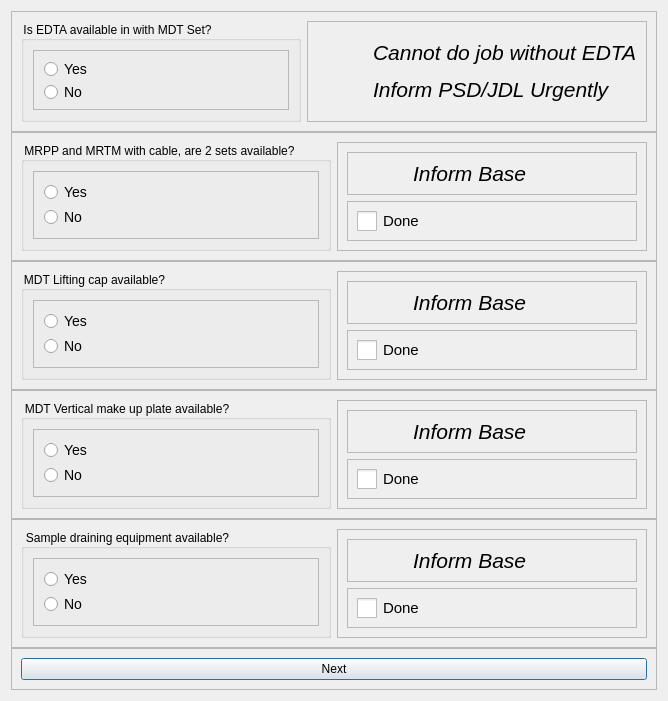
<?xml version="1.0" encoding="UTF-8"?>
<ui version="4.0">
 <class>Dialog</class>
 <widget class="QDialog" name="Dialog">
  <property name="geometry">
   <rect>
    <x>0</x>
    <y>0</y>
    <width>657</width>
    <height>698</height>
   </rect>
  </property>
  <property name="windowTitle">
   <string>Dialog</string>
  </property>
  <layout class="QVBoxLayout" name="verticalLayout_9">
   <property name="spacing">
    <number>0</number>
   </property>
   <item>
    <widget class="QFrame" name="frame_9">
     <property name="frameShape">
      <enum>QFrame::Shape::StyledPanel</enum>
     </property>
     <property name="frameShadow">
      <enum>QFrame::Shadow::Raised</enum>
     </property>
     <layout class="QHBoxLayout" name="horizontalLayout">
      <item>
       <widget class="QGroupBox" name="groupBox_1">
        <property name="minimumSize">
         <size>
          <width>280</width>
          <height>0</height>
         </size>
        </property>
        <property name="styleSheet">
         <string notr="true">QGroupBox::title {
    font-size: 16px;
}
</string>
        </property>
        <property name="title">
         <string>Is EDTA available in with MDT Set?</string>
        </property>
        <property name="checkable">
         <bool>false</bool>
        </property>
        <property name="checked">
         <bool>false</bool>
        </property>
        <layout class="QVBoxLayout" name="verticalLayout_11">
         <item>
          <widget class="QFrame" name="Radio_Frame_1">
           <property name="frameShape">
            <enum>QFrame::Shape::StyledPanel</enum>
           </property>
           <property name="frameShadow">
            <enum>QFrame::Shadow::Raised</enum>
           </property>
           <layout class="QVBoxLayout" name="verticalLayout_12">
            <item>
             <widget class="QRadioButton" name="radioButton_1">
              <property name="styleSheet">
               <string notr="true">QRadioButton{
    font-size: 14px; /* Larger text */
}
QRadioButton::indicator {
    width: 15px; /* Larger checkbox square */
    height: 15px; /* Larger checkbox square */
}</string>
              </property>
              <property name="text">
               <string>Yes</string>
              </property>
             </widget>
            </item>
            <item>
             <widget class="QRadioButton" name="radioButton_2">
              <property name="styleSheet">
               <string notr="true">QRadioButton{
    font-size: 14px; /* Larger text */
}
QRadioButton::indicator {
    width: 15px; /* Larger checkbox square */
    height: 15px; /* Larger checkbox square */
}</string>
              </property>
              <property name="text">
               <string>No</string>
              </property>
             </widget>
            </item>
           </layout>
          </widget>
         </item>
        </layout>
       </widget>
      </item>
      <item>
       <widget class="QFrame" name="frame_12">
        <property name="frameShape">
         <enum>QFrame::Shape::StyledPanel</enum>
        </property>
        <property name="frameShadow">
         <enum>QFrame::Shadow::Raised</enum>
        </property>
        <layout class="QHBoxLayout" name="horizontalLayout_7">
         <property name="spacing">
          <number>15</number>
         </property>
         <property name="topMargin">
          <number>0</number>
         </property>
         <property name="bottomMargin">
          <number>0</number>
         </property>
         <item>
          <widget class="QLabel" name="label_12">
           <property name="minimumSize">
            <size>
             <width>41</width>
             <height>41</height>
            </size>
           </property>
           <property name="maximumSize">
            <size>
             <width>41</width>
             <height>41</height>
            </size>
           </property>
           <property name="text">
            <string/>
           </property>
           <property name="pixmap">
            <pixmap resource="../../Images.qrc">:/Images/Icons/risk-icon.png</pixmap>
           </property>
           <property name="scaledContents">
            <bool>true</bool>
           </property>
          </widget>
         </item>
         <item>
          <widget class="QLabel" name="label_13">
           <property name="text">
            <string>&lt;html&gt;&lt;head/&gt;&lt;body&gt;&lt;p&gt;&lt;span style=&quot; font-size:16pt; font-style:italic;&quot;&gt;Cannot do job without EDTA&lt;/span&gt;&lt;/p&gt;&lt;p&gt;&lt;span style=&quot; font-size:16pt; font-style:italic;&quot;&gt;Inform PSD/JDL Urgently&lt;/span&gt;&lt;/p&gt;&lt;/body&gt;&lt;/html&gt;</string>
           </property>
          </widget>
         </item>
        </layout>
       </widget>
      </item>
     </layout>
    </widget>
   </item>
   <item>
    <widget class="QFrame" name="frame_10">
     <property name="frameShape">
      <enum>QFrame::Shape::StyledPanel</enum>
     </property>
     <property name="frameShadow">
      <enum>QFrame::Shadow::Raised</enum>
     </property>
     <layout class="QHBoxLayout" name="horizontalLayout_2">
      <item>
       <widget class="QGroupBox" name="groupBox_2">
        <property name="styleSheet">
         <string notr="true">QGroupBox::title {
    font-size: 16px;
}
</string>
        </property>
        <property name="title">
         <string>MRPP and MRTM with cable, are 2 sets available?</string>
        </property>
        <property name="checkable">
         <bool>false</bool>
        </property>
        <property name="checked">
         <bool>false</bool>
        </property>
        <layout class="QVBoxLayout" name="verticalLayout_13">
         <item>
          <widget class="QFrame" name="Radio_Frame_2">
           <property name="frameShape">
            <enum>QFrame::Shape::StyledPanel</enum>
           </property>
           <property name="frameShadow">
            <enum>QFrame::Shadow::Raised</enum>
           </property>
           <layout class="QVBoxLayout" name="verticalLayout_14">
            <item>
             <widget class="QRadioButton" name="radioButton_3">
              <property name="styleSheet">
               <string notr="true">QRadioButton{
    font-size: 14px; /* Larger text */
}
QRadioButton::indicator {
    width: 15px; /* Larger checkbox square */
    height: 15px; /* Larger checkbox square */
}</string>
              </property>
              <property name="text">
               <string>Yes</string>
              </property>
             </widget>
            </item>
            <item>
             <widget class="QRadioButton" name="radioButton_4">
              <property name="styleSheet">
               <string notr="true">QRadioButton{
    font-size: 14px; /* Larger text */
}
QRadioButton::indicator {
    width: 15px; /* Larger checkbox square */
    height: 15px; /* Larger checkbox square */
}</string>
              </property>
              <property name="text">
               <string>No</string>
              </property>
             </widget>
            </item>
           </layout>
          </widget>
         </item>
        </layout>
       </widget>
      </item>
      <item>
       <widget class="QFrame" name="frame_2">
        <property name="frameShape">
         <enum>QFrame::Shape::StyledPanel</enum>
        </property>
        <property name="frameShadow">
         <enum>QFrame::Shadow::Raised</enum>
        </property>
        <layout class="QVBoxLayout" name="verticalLayout_2">
         <item>
          <widget class="QFrame" name="frame_13">
           <property name="frameShape">
            <enum>QFrame::Shape::StyledPanel</enum>
           </property>
           <property name="frameShadow">
            <enum>QFrame::Shadow::Raised</enum>
           </property>
           <layout class="QHBoxLayout" name="horizontalLayout_8">
            <property name="spacing">
             <number>15</number>
            </property>
            <property name="topMargin">
             <number>0</number>
            </property>
            <property name="bottomMargin">
             <number>0</number>
            </property>
            <item>
             <widget class="QLabel" name="label_14">
              <property name="minimumSize">
               <size>
                <width>41</width>
                <height>41</height>
               </size>
              </property>
              <property name="maximumSize">
               <size>
                <width>41</width>
                <height>41</height>
               </size>
              </property>
              <property name="text">
               <string/>
              </property>
              <property name="pixmap">
               <pixmap resource="../../Images.qrc">:/Images/Icons/risk-icon.png</pixmap>
              </property>
              <property name="scaledContents">
               <bool>true</bool>
              </property>
             </widget>
            </item>
            <item>
             <widget class="QLabel" name="label_15">
              <property name="text">
               <string>&lt;html&gt;&lt;head/&gt;&lt;body&gt;&lt;p&gt;&lt;span style=&quot; font-size:16pt; font-style:italic;&quot;&gt;Inform Base&lt;/span&gt;&lt;/p&gt;&lt;/body&gt;&lt;/html&gt;</string>
              </property>
             </widget>
            </item>
           </layout>
          </widget>
         </item>
         <item>
          <widget class="QFrame" name="frame">
           <property name="frameShape">
            <enum>QFrame::Shape::StyledPanel</enum>
           </property>
           <property name="frameShadow">
            <enum>QFrame::Shadow::Raised</enum>
           </property>
           <layout class="QVBoxLayout" name="verticalLayout">
            <item>
             <widget class="QCheckBox" name="checkBox_1">
              <property name="enabled">
               <bool>true</bool>
              </property>
              <property name="styleSheet">
               <string notr="true">QCheckBox {
    font-size: 15px; /* Larger text */
}
QCheckBox::indicator {
    width: 20px; /* Larger checkbox square */
    height: 20px; /* Larger checkbox square */
}</string>
              </property>
              <property name="text">
               <string>Done</string>
              </property>
             </widget>
            </item>
           </layout>
          </widget>
         </item>
        </layout>
       </widget>
      </item>
     </layout>
    </widget>
   </item>
   <item>
    <widget class="QFrame" name="frame_11">
     <property name="minimumSize">
      <size>
       <width>0</width>
       <height>0</height>
      </size>
     </property>
     <property name="frameShape">
      <enum>QFrame::Shape::StyledPanel</enum>
     </property>
     <property name="frameShadow">
      <enum>QFrame::Shadow::Raised</enum>
     </property>
     <layout class="QHBoxLayout" name="horizontalLayout_3">
      <item>
       <widget class="QGroupBox" name="groupBox_3">
        <property name="minimumSize">
         <size>
          <width>280</width>
          <height>0</height>
         </size>
        </property>
        <property name="styleSheet">
         <string notr="true">QGroupBox::title {
    font-size: 16px;
}
</string>
        </property>
        <property name="title">
         <string>MDT Lifting cap available?</string>
        </property>
        <property name="checkable">
         <bool>false</bool>
        </property>
        <property name="checked">
         <bool>false</bool>
        </property>
        <layout class="QVBoxLayout" name="verticalLayout_15">
         <item>
          <widget class="QFrame" name="Radio_Frame_3">
           <property name="frameShape">
            <enum>QFrame::Shape::StyledPanel</enum>
           </property>
           <property name="frameShadow">
            <enum>QFrame::Shadow::Raised</enum>
           </property>
           <layout class="QVBoxLayout" name="verticalLayout_16">
            <item>
             <widget class="QRadioButton" name="radioButton_5">
              <property name="styleSheet">
               <string notr="true">QRadioButton{
    font-size: 14px; /* Larger text */
}
QRadioButton::indicator {
    width: 15px; /* Larger checkbox square */
    height: 15px; /* Larger checkbox square */
}</string>
              </property>
              <property name="text">
               <string>Yes</string>
              </property>
             </widget>
            </item>
            <item>
             <widget class="QRadioButton" name="radioButton_6">
              <property name="styleSheet">
               <string notr="true">QRadioButton{
    font-size: 14px; /* Larger text */
}
QRadioButton::indicator {
    width: 15px; /* Larger checkbox square */
    height: 15px; /* Larger checkbox square */
}</string>
              </property>
              <property name="text">
               <string>No</string>
              </property>
             </widget>
            </item>
           </layout>
          </widget>
         </item>
        </layout>
       </widget>
      </item>
      <item>
       <widget class="QFrame" name="frame_3">
        <property name="frameShape">
         <enum>QFrame::Shape::StyledPanel</enum>
        </property>
        <property name="frameShadow">
         <enum>QFrame::Shadow::Raised</enum>
        </property>
        <layout class="QVBoxLayout" name="verticalLayout_3">
         <item>
          <widget class="QFrame" name="frame_14">
           <property name="frameShape">
            <enum>QFrame::Shape::StyledPanel</enum>
           </property>
           <property name="frameShadow">
            <enum>QFrame::Shadow::Raised</enum>
           </property>
           <layout class="QHBoxLayout" name="horizontalLayout_9">
            <property name="spacing">
             <number>15</number>
            </property>
            <property name="topMargin">
             <number>0</number>
            </property>
            <property name="bottomMargin">
             <number>0</number>
            </property>
            <item>
             <widget class="QLabel" name="label_16">
              <property name="minimumSize">
               <size>
                <width>41</width>
                <height>41</height>
               </size>
              </property>
              <property name="maximumSize">
               <size>
                <width>41</width>
                <height>41</height>
               </size>
              </property>
              <property name="text">
               <string/>
              </property>
              <property name="pixmap">
               <pixmap resource="../../Images.qrc">:/Images/Icons/risk-icon.png</pixmap>
              </property>
              <property name="scaledContents">
               <bool>true</bool>
              </property>
             </widget>
            </item>
            <item>
             <widget class="QLabel" name="label_17">
              <property name="text">
               <string>&lt;html&gt;&lt;head/&gt;&lt;body&gt;&lt;p&gt;&lt;span style=&quot; font-size:16pt; font-style:italic;&quot;&gt;Inform Base&lt;/span&gt;&lt;/p&gt;&lt;/body&gt;&lt;/html&gt;</string>
              </property>
             </widget>
            </item>
           </layout>
          </widget>
         </item>
         <item>
          <widget class="QFrame" name="frame_4">
           <property name="frameShape">
            <enum>QFrame::Shape::StyledPanel</enum>
           </property>
           <property name="frameShadow">
            <enum>QFrame::Shadow::Raised</enum>
           </property>
           <layout class="QVBoxLayout" name="verticalLayout_4">
            <item>
             <widget class="QCheckBox" name="checkBox_2">
              <property name="enabled">
               <bool>true</bool>
              </property>
              <property name="styleSheet">
               <string notr="true">QCheckBox {
    font-size: 15px; /* Larger text */
}
QCheckBox::indicator {
    width: 20px; /* Larger checkbox square */
    height: 20px; /* Larger checkbox square */
}</string>
              </property>
              <property name="text">
               <string>Done</string>
              </property>
             </widget>
            </item>
           </layout>
          </widget>
         </item>
        </layout>
       </widget>
      </item>
     </layout>
    </widget>
   </item>
   <item>
    <widget class="QFrame" name="frame_17">
     <property name="frameShape">
      <enum>QFrame::Shape::StyledPanel</enum>
     </property>
     <property name="frameShadow">
      <enum>QFrame::Shadow::Raised</enum>
     </property>
     <layout class="QHBoxLayout" name="horizontalLayout_4">
      <item>
       <widget class="QGroupBox" name="groupBox_4">
        <property name="minimumSize">
         <size>
          <width>280</width>
          <height>0</height>
         </size>
        </property>
        <property name="styleSheet">
         <string notr="true">QGroupBox::title {
    font-size: 16px;
}
</string>
        </property>
        <property name="title">
         <string>MDT Vertical make up plate available?</string>
        </property>
        <property name="checkable">
         <bool>false</bool>
        </property>
        <property name="checked">
         <bool>false</bool>
        </property>
        <layout class="QVBoxLayout" name="verticalLayout_17">
         <item>
          <widget class="QFrame" name="Radio_Frame_4">
           <property name="frameShape">
            <enum>QFrame::Shape::StyledPanel</enum>
           </property>
           <property name="frameShadow">
            <enum>QFrame::Shadow::Raised</enum>
           </property>
           <layout class="QVBoxLayout" name="verticalLayout_18">
            <item>
             <widget class="QRadioButton" name="radioButton_7">
              <property name="styleSheet">
               <string notr="true">QRadioButton{
    font-size: 14px; /* Larger text */
}
QRadioButton::indicator {
    width: 15px; /* Larger checkbox square */
    height: 15px; /* Larger checkbox square */
}</string>
              </property>
              <property name="text">
               <string>Yes</string>
              </property>
             </widget>
            </item>
            <item>
             <widget class="QRadioButton" name="radioButton_8">
              <property name="styleSheet">
               <string notr="true">QRadioButton{
    font-size: 14px; /* Larger text */
}
QRadioButton::indicator {
    width: 15px; /* Larger checkbox square */
    height: 15px; /* Larger checkbox square */
}</string>
              </property>
              <property name="text">
               <string>No</string>
              </property>
             </widget>
            </item>
           </layout>
          </widget>
         </item>
        </layout>
       </widget>
      </item>
      <item>
       <widget class="QFrame" name="frame_5">
        <property name="frameShape">
         <enum>QFrame::Shape::StyledPanel</enum>
        </property>
        <property name="frameShadow">
         <enum>QFrame::Shadow::Raised</enum>
        </property>
        <layout class="QVBoxLayout" name="verticalLayout_5">
         <item>
          <widget class="QFrame" name="frame_15">
           <property name="frameShape">
            <enum>QFrame::Shape::StyledPanel</enum>
           </property>
           <property name="frameShadow">
            <enum>QFrame::Shadow::Raised</enum>
           </property>
           <layout class="QHBoxLayout" name="horizontalLayout_10">
            <property name="spacing">
             <number>15</number>
            </property>
            <property name="topMargin">
             <number>0</number>
            </property>
            <property name="bottomMargin">
             <number>0</number>
            </property>
            <item>
             <widget class="QLabel" name="label_18">
              <property name="minimumSize">
               <size>
                <width>41</width>
                <height>41</height>
               </size>
              </property>
              <property name="maximumSize">
               <size>
                <width>41</width>
                <height>41</height>
               </size>
              </property>
              <property name="text">
               <string/>
              </property>
              <property name="pixmap">
               <pixmap resource="../../Images.qrc">:/Images/Icons/risk-icon.png</pixmap>
              </property>
              <property name="scaledContents">
               <bool>true</bool>
              </property>
             </widget>
            </item>
            <item>
             <widget class="QLabel" name="label_19">
              <property name="text">
               <string>&lt;html&gt;&lt;head/&gt;&lt;body&gt;&lt;p&gt;&lt;span style=&quot; font-size:16pt; font-style:italic;&quot;&gt;Inform Base&lt;/span&gt;&lt;/p&gt;&lt;/body&gt;&lt;/html&gt;</string>
              </property>
             </widget>
            </item>
           </layout>
          </widget>
         </item>
         <item>
          <widget class="QFrame" name="frame_6">
           <property name="frameShape">
            <enum>QFrame::Shape::StyledPanel</enum>
           </property>
           <property name="frameShadow">
            <enum>QFrame::Shadow::Raised</enum>
           </property>
           <layout class="QVBoxLayout" name="verticalLayout_6">
            <item>
             <widget class="QCheckBox" name="checkBox_3">
              <property name="enabled">
               <bool>true</bool>
              </property>
              <property name="styleSheet">
               <string notr="true">QCheckBox {
    font-size: 15px; /* Larger text */
}
QCheckBox::indicator {
    width: 20px; /* Larger checkbox square */
    height: 20px; /* Larger checkbox square */
}</string>
              </property>
              <property name="text">
               <string>Done</string>
              </property>
             </widget>
            </item>
           </layout>
          </widget>
         </item>
        </layout>
       </widget>
      </item>
     </layout>
    </widget>
   </item>
   <item>
    <widget class="QFrame" name="frame_19">
     <property name="minimumSize">
      <size>
       <width>280</width>
       <height>0</height>
      </size>
     </property>
     <property name="frameShape">
      <enum>QFrame::Shape::StyledPanel</enum>
     </property>
     <property name="frameShadow">
      <enum>QFrame::Shadow::Raised</enum>
     </property>
     <layout class="QHBoxLayout" name="horizontalLayout_5">
      <item>
       <widget class="QGroupBox" name="groupBox_5">
        <property name="styleSheet">
         <string notr="true">QGroupBox::title {
    font-size: 16px;
}
</string>
        </property>
        <property name="title">
         <string>Sample draining equipment available?</string>
        </property>
        <property name="checkable">
         <bool>false</bool>
        </property>
        <property name="checked">
         <bool>false</bool>
        </property>
        <layout class="QVBoxLayout" name="verticalLayout_19">
         <item>
          <widget class="QFrame" name="Radio_Frame_5">
           <property name="frameShape">
            <enum>QFrame::Shape::StyledPanel</enum>
           </property>
           <property name="frameShadow">
            <enum>QFrame::Shadow::Raised</enum>
           </property>
           <layout class="QVBoxLayout" name="verticalLayout_20">
            <item>
             <widget class="QRadioButton" name="radioButton_9">
              <property name="styleSheet">
               <string notr="true">QRadioButton{
    font-size: 14px; /* Larger text */
}
QRadioButton::indicator {
    width: 15px; /* Larger checkbox square */
    height: 15px; /* Larger checkbox square */
}</string>
              </property>
              <property name="text">
               <string>Yes</string>
              </property>
             </widget>
            </item>
            <item>
             <widget class="QRadioButton" name="radioButton_10">
              <property name="styleSheet">
               <string notr="true">QRadioButton{
    font-size: 14px; /* Larger text */
}
QRadioButton::indicator {
    width: 15px; /* Larger checkbox square */
    height: 15px; /* Larger checkbox square */
}</string>
              </property>
              <property name="text">
               <string>No</string>
              </property>
             </widget>
            </item>
           </layout>
          </widget>
         </item>
        </layout>
       </widget>
      </item>
      <item>
       <widget class="QFrame" name="frame_7">
        <property name="frameShape">
         <enum>QFrame::Shape::StyledPanel</enum>
        </property>
        <property name="frameShadow">
         <enum>QFrame::Shadow::Raised</enum>
        </property>
        <layout class="QVBoxLayout" name="verticalLayout_7">
         <item>
          <widget class="QFrame" name="frame_16">
           <property name="frameShape">
            <enum>QFrame::Shape::StyledPanel</enum>
           </property>
           <property name="frameShadow">
            <enum>QFrame::Shadow::Raised</enum>
           </property>
           <layout class="QHBoxLayout" name="horizontalLayout_11">
            <property name="spacing">
             <number>15</number>
            </property>
            <property name="topMargin">
             <number>0</number>
            </property>
            <property name="bottomMargin">
             <number>0</number>
            </property>
            <item>
             <widget class="QLabel" name="label_20">
              <property name="minimumSize">
               <size>
                <width>41</width>
                <height>41</height>
               </size>
              </property>
              <property name="maximumSize">
               <size>
                <width>41</width>
                <height>41</height>
               </size>
              </property>
              <property name="text">
               <string/>
              </property>
              <property name="pixmap">
               <pixmap resource="../../Images.qrc">:/Images/Icons/risk-icon.png</pixmap>
              </property>
              <property name="scaledContents">
               <bool>true</bool>
              </property>
             </widget>
            </item>
            <item>
             <widget class="QLabel" name="label_21">
              <property name="text">
               <string>&lt;html&gt;&lt;head/&gt;&lt;body&gt;&lt;p&gt;&lt;span style=&quot; font-size:16pt; font-style:italic;&quot;&gt;Inform Base&lt;/span&gt;&lt;/p&gt;&lt;/body&gt;&lt;/html&gt;</string>
              </property>
             </widget>
            </item>
           </layout>
          </widget>
         </item>
         <item>
          <widget class="QFrame" name="frame_8">
           <property name="frameShape">
            <enum>QFrame::Shape::StyledPanel</enum>
           </property>
           <property name="frameShadow">
            <enum>QFrame::Shadow::Raised</enum>
           </property>
           <layout class="QVBoxLayout" name="verticalLayout_8">
            <item>
             <widget class="QCheckBox" name="checkBox_4">
              <property name="enabled">
               <bool>true</bool>
              </property>
              <property name="styleSheet">
               <string notr="true">QCheckBox {
    font-size: 15px; /* Larger text */
}
QCheckBox::indicator {
    width: 20px; /* Larger checkbox square */
    height: 20px; /* Larger checkbox square */
}</string>
              </property>
              <property name="text">
               <string>Done</string>
              </property>
             </widget>
            </item>
           </layout>
          </widget>
         </item>
        </layout>
       </widget>
      </item>
     </layout>
    </widget>
   </item>
   <item>
    <widget class="QFrame" name="frame_18">
     <property name="frameShape">
      <enum>QFrame::Shape::StyledPanel</enum>
     </property>
     <property name="frameShadow">
      <enum>QFrame::Shadow::Raised</enum>
     </property>
     <layout class="QVBoxLayout" name="verticalLayout_10">
      <item>
       <widget class="QPushButton" name="pushButton">
        <property name="text">
         <string>Next</string>
        </property>
       </widget>
      </item>
     </layout>
    </widget>
   </item>
  </layout>
 </widget>
 <resources>
  <include location="../../Images.qrc"/>
  <include location="C:/Users/archi/AppData/Local/Programs/Python/Python313/Lib/site-packages/PySide6/Images.qrc"/>
 </resources>
 <connections/>
</ui>
